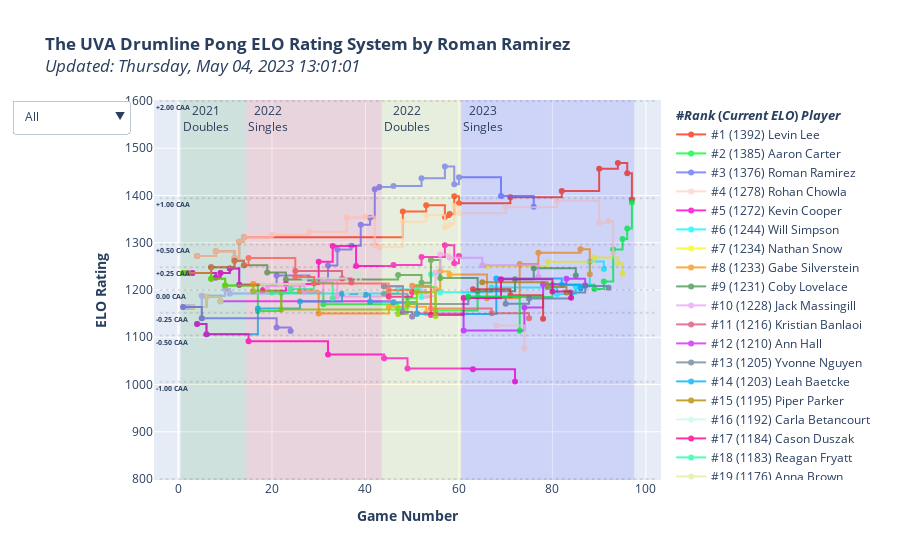

The notebook cell saved with this chart:
### Code cell
import plotly.graph_objects as go
import plotly.colors as pc

average_elo = 1200
cup_diffs = [-2, -1, -0.5, -0.25, 0, 0.25, 0.5, 1, 2]
expected_elos = [average_elo - expected_score_inverse(x) for x in cup_diffs]

fig = go.Figure()

# CAA is cups against average (like WAR)
# how many cups will you make against the average player?

hrect_colors = pc.sequential.Turbo
hrect_annots = ['-1.00 CAA','-0.50 CAA','-0.25 CAA','0.00 CAA','+0.25 CAA','+0.50 CAA', '+1.00 CAA', '+2.00 CAA']
for i in range(len(expected_elos) - 1):
    fig.add_hrect(
        annotation_position="top left",
        y0=expected_elos[i],
        y1=expected_elos[i+1],
        fillcolor=hrect_colors[i % len(hrect_colors)],
        opacity=0,
        line_width=0,
        annotation=dict(
            text=f'<b>{hrect_annots[i]}</b>',
            font=dict(
                size=7
            )
        )
    )

ranking = 1
trace_colors = pc.qualitative.Light24
for (i, (player,current_rating)) in enumerate(sorted(elo.items(), key=lambda x:x[1], reverse=True)):
    fig.add_trace(go.Scatter(
        x=elo_time_table.index,
        y=elo_time_table[player],
        name=f'#{ranking} ({current_rating:.0f}) {player}',
        mode='lines+markers',
        connectgaps=True,
        text=[f"<br><b>Before-Game ELO: </b>{x[2]:.0f}<br><b>Expected Cups Against Opponent: </b>{x[0]:+.2f}<br><b>Expected Cups Against Average: </b>{x[1]:+.2f}<br><br><b>Change in ELO:</b> {x[3]:+.0f}<br>" for x in zip(
                ec_time_table[player],
                caa_time_table[player],
                prev_elo_time_table[player],
                d_elo_time_table[player]
            )
        ],
        # text=[f"<b>Change in ELO:</b> {c:.0f}<br>" for c in d_elo_time_table[player]],
        line=dict(
            shape = 'hv',
            color=trace_colors[i % len(trace_colors)]
        )
        # maybe add a per-match section of expected score diff
    ))
    ranking += 1

for (i, season) in enumerate(seasons):
    fig.add_vrect(
        annotation_text=season_labels[i],
        annotation_position="top left",
        x0=matches_table['event'][matches_table['event'] == season].index[0] + 0.5,
        x1=matches_table['event'][matches_table['event'] == season].index[-1] + 1.5,
        fillcolor=vrect_colors[i % len(vrect_colors)],
        opacity=0.1,
        line_width=0,
    )

dropdown_labels = [
    "All",
    "2019 Season",
    "2020 Season",
    "2021 Season",
    "2022 Season",
    "Snares",
    "Tenors",
    "Basses",
    "Cymbals",
    "Pit/Cymbals",
    "2022 Grads",
    "2023 Grads",
    "2024 Grads",
    "2025 Grads",
    "2026 Grads",
    "2021 Singles",
    "2022 Doubles",
    "2022 Singles",
    "2023 Doubles"
]
dropdown_categories = [
    [True for _ in sorted_players_table['player']],
    [x != "None" for x in sorted_players_table['2019']],
    [x != "None" for x in sorted_players_table['2020']],
    [x != "None" for x in sorted_players_table['2021']],
    [x != "None" for x in sorted_players_table['2022']],
    [x > 0 for x in sorted_players_table[['2019', '2020', '2021', '2022']].apply(lambda x: x == 'snare').sum(axis=1)],
    [x > 0 for x in sorted_players_table[['2019', '2020', '2021', '2022']].apply(lambda x: x == 'tenors').sum(axis=1)],
    [x > 0 for x in sorted_players_table[['2019', '2020', '2021', '2022']].apply(lambda x: x == 'bass').sum(axis=1)],
    [x > 0 for x in sorted_players_table[['2019', '2020', '2021', '2022']].apply(lambda x: x == 'cymbals').sum(axis=1)],
    [x > 0 for x in sorted_players_table[['2019', '2020', '2021', '2022']].apply(lambda x: x == 'pit-cymbals').sum(axis=1)],
    [x == 2022 for x in sorted_players_table['grad_year']],
    [x == 2023 for x in sorted_players_table['grad_year']],
    [x == 2024 for x in sorted_players_table['grad_year']],
    [x == 2025 for x in sorted_players_table['grad_year']],
    [x == 2026 for x in sorted_players_table['grad_year']],
    [x != "None" for x in sorted_players_table['seed_2021_2s']],
    [x != "None" for x in sorted_players_table['seed_2022_1s']],
    [x != "None" for x in sorted_players_table['seed_2022_2s']],
    [x != "None" for x in sorted_players_table['seed_2023_1s']]
]

def active_ranking(cat):
    i = 0
    t = 0
    retList = list()
    for c in cat:
        retList.append(f"#{i+1} ({sorted_players_table['current_elo'][t]:.0f}) {sorted_players_table['player'][t]}")
        if c is True:
            i += 1
        t += 1
    return retList 

dropdown_dicts = [
    dict(
    label=label,
    method='restyle',
    args=[{"visible": category, "name": active_ranking(category)}]
    ) for (label, category) in zip(dropdown_labels, dropdown_categories)
]


fig.update_layout(
    title=f'<b>The UVA Drumline Pong ELO Rating System by Roman Ramirez</b><br><i>Updated: {str(datetime.datetime.now().strftime("%A, %b %d, %Y %H:%M:%S"))}<i>',
    xaxis_title='<b>Game Number</b>',
    yaxis_title='<b>ELO Rating</b>',

    updatemenus=[
        dict(
            active=0,
            buttons=dropdown_dicts
            ,
        )       
    ]
)

team1_list = list()
team2_list = list()
for (i, row) in matches_table.iterrows():
    if type(row.t1p2) is not str:
        team1_list.append(row.t1p1)
    else:
        team1_list.append(row.t1p1 + " and " + row.t1p2)

    if type(row.t2p2) is not str:
        team2_list.append(row.t2p1)
    else:
        team2_list.append(row.t2p1 + " and " + row.t2p2)

customdata = np.stack((team1_list, team2_list, matches_table['score1'], matches_table['score2'], matches_table['date']), axis=-1)
hovertemplate = (
    '<i>%{customdata[4]|%A, %B %d, %Y}, Game %{x}</i><br>' +
    '<b>%{fullData.name}</b><br><br>' + 
    '<b>%{customdata[0]} vs. %{customdata[1]}</b><br>' +
    '<b>Final Score:</b> %{customdata[2]}-%{customdata[3]}<br>' + 
    '%{text}' + 
    '<b>After-Game ELO:</b> %{y:,.0f}<br>' +
    '<extra></extra>'
)

fig.update_traces(
    customdata=customdata,
    hovertemplate=hovertemplate,
    opacity=0.8,
    legendgrouptitle_text='<b>#<i>Rank</i> (<i>Current ELO</i>) <i>Player</i></b>'
)

for (cd, eo) in zip(cup_diffs, expected_elos):
    fig.add_shape(
        type='line',
        x0=elo_time_table.index.min() - 5,
        y0=eo,
        x1=elo_time_table.index.max() + 5,
        y1=eo,
        line=dict(
            color='black',
            dash='dot'
        ),
        opacity=0.10,
    )
    # fig.add_trace(
    #     go.Scatter(
    #         x=[elo_time_table.index.min() - 5],
    #         y=[eo],
    #         text=f"{cd} cups",
    #         mode="text",
    #         textfont=dict(
    #             size=7,
    #         ),
    #         showlegend=False
    #     )
    # )

fig.show()
fig.write_html("index.html")
